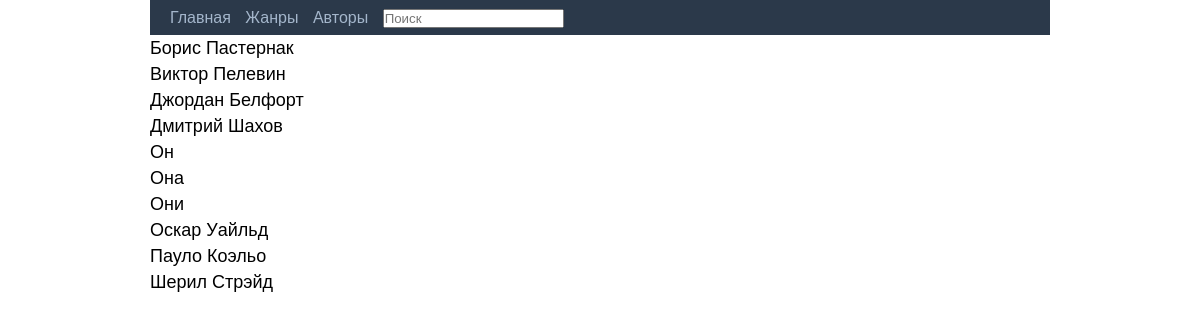
Screenshot of /author.php with the database file from the repository.
### tables this page shows
CREATE TABLE IF NOT EXISTS `authors` (
  `author_id` int(5) unsigned NOT NULL AUTO_INCREMENT,
  `author_name` varchar(200) NOT NULL DEFAULT '',
  PRIMARY KEY (`author_id`),
  UNIQUE KEY `author_name` (`author_name`),
  UNIQUE KEY `author_name_2` (`author_name`),
  UNIQUE KEY `author_name_3` (`author_name`),
  UNIQUE KEY `author_name_4` (`author_name`)
);

### author.php (the view, shortened to what this page needs)
<?
include __DIR__ . '/models/bd.php';
include __DIR__ . '/views/header.php';
$id = dont_hack($_GET[id],int);
echo "<section class=\"authors\">";
if ( isset($_GET[id]) && !empty($_GET[id]) ) {
	$select_sql_1 = "SELECT * FROM authors WHERE author_id=$id";
	$result_1 = mysqli_query($db, $select_sql_1) or die(mysqli_error($db));
	$myrow_1 = mysqli_fetch_array($result_1, MYSQLI_ASSOC);
	echo "Вcе книги автора $myrow_1[author_name]:";
	$select_sql = "SELECT book FROM book_author WHERE author=$id";
	$result = mysqli_query($db, $select_sql) or die(mysqli_error($db));
	$how = mysqli_num_rows($result);
	if ($how == 0) {
		echo "<br> 0 результатов";
	}
	else{
		for ($i=0; $i < $how; $i++) {
			$myrow = mysqli_fetch_array($result, MYSQLI_ASSOC);
			$select_sql_2 = "SELECT * FROM books WHERE book_id=$myrow[book]";
			$result_2 = mysqli_query($db, $select_sql_2) or die(mysqli_error($db));
			$myrow_2 = mysqli_fetch_array($result_2, MYSQLI_ASSOC);
			echo "<h2><a href=\"/book.php?id=$myrow_2[book_id]\">$myrow_2[book_title]</a></h2>";
		}
	}
}
else{
	$select_sql_100 = "SELECT author_id FROM authors";
	$result_100 = mysqli_query($db, $select_sql_100) or die(mysqli_error($db));
	$how_pages = mysqli_num_rows($result_100);
	if ( isset($_GET[page]) && !empty($_GET[page]) ) {
		$page = dont_hack($_GET[page],int);
		$offset = ($page - 1) * 12;
		$select_sql_1="SELECT * FROM authors LIMIT $offset, 12";
	}
	else{
		$select_sql_1 = "SELECT * FROM authors LIMIT 12";
	}
	$result_1 = mysqli_query($db, $select_sql_1) or die(mysqli_error($db));
	for ($i=0; $i < $how_pages-1; $i++) {
		$myrow_1 = mysqli_fetch_array($result_1, MYSQLI_ASSOC);
		echo "<a href=\"/author.php/?id=$myrow_1[author_id]\">$myrow_1[author_name]</a><br>";
	}
}
echo "</section>";

### style.css (style rules this page uses)
* { padding: 0; margin: 0; font-family: arial,tahoma,verdana; }
html { //background-color: white; }
body { //background-color: grey; width: 900px; margin: 0 auto; }
section { float: left; }
section.genres a,section.authors a { text-decoration: none; font-size: 18px; line-height: 26px; color: black; }

### rows the page displays
authors: author_name "Борис Пастернак"
authors: author_name "Виктор Пелевин"
authors: author_name "Джордан Белфорт"
authors: author_name "Дмитрий Шахов"
authors: author_name "Он"
authors: author_name "Она"
authors: author_name "Они"
authors: author_name "Оскар Уайльд"
authors: author_name "Пауло Коэльо"
authors: author_name "Шерил Стрэйд"
